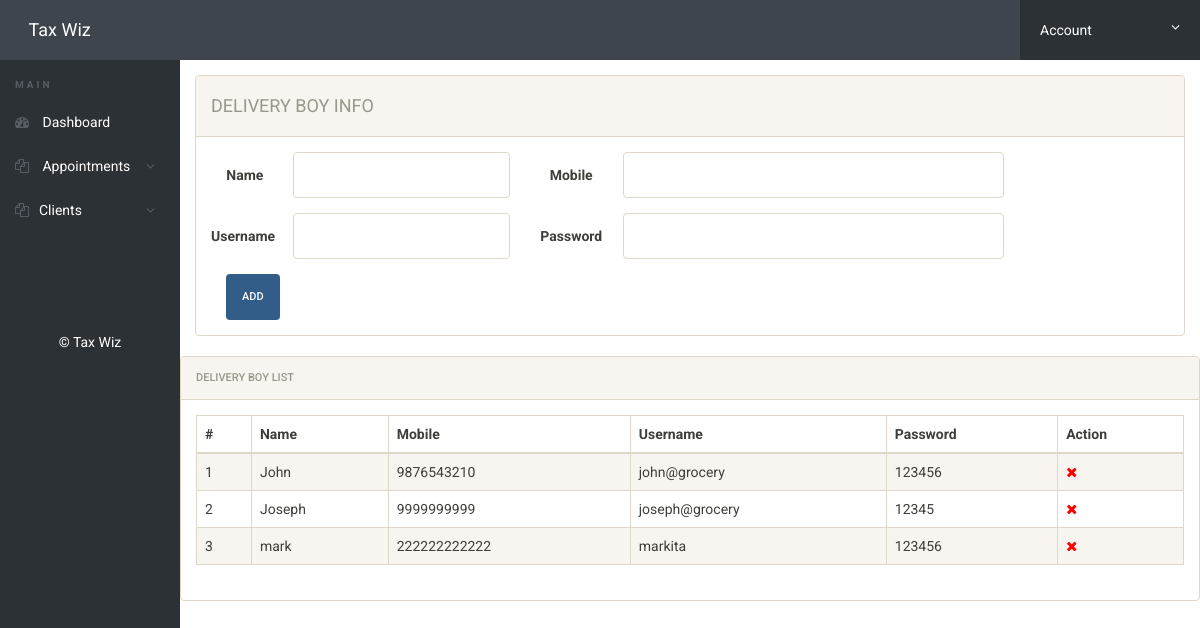
The page /deliveryboy.php (signed in) on the database its author committed.
### tables this page shows
CREATE TABLE `deliveryboy` (
  `id` int(11) NOT NULL,
  `dname` varchar(100) NOT NULL,
  `dmobile` varchar(100) NOT NULL,
  `dusername` varchar(100) NOT NULL,
  `dpassword` varchar(100) NOT NULL
);

### deliveryboy.php (the view, shortened to what this page needs)
<?php
include('includes/config.php');
if(strlen($_SESSION['ScUriTe'])==0)
{
header('location:index.php');
}
else{
?>
<!doctype html>
<html lang="en" class="no-js">
  <head>
    <link rel="stylesheet" href="css/font-awesome.min.css">
    <link rel="stylesheet" href="css/bootstrap.min.css">
    <link rel="stylesheet" href="css/dataTables.bootstrap.min.css">
    <link rel="stylesheet" href="css/bootstrap-social.css">
    <link rel="stylesheet" href="css/bootstrap-select.css">
    <link rel="stylesheet" href="css/fileinput.min.css">
    <link rel="stylesheet" href="css/awesome-bootstrap-checkbox.css">
    <link rel="stylesheet" href="css/style.css">
  </head>
  <body>
    <?php include('includes/header.php');?>
    <div class="ts-main-content">
      <?php include('includes/leftbar.php');?>
      <div class="content-wrapper">
        <div class="container-fluid">
          <div class="row">
            <div class="col-md-12">
              <div class="row">
                <div class="col-md-12">
                  <div class="panel panel-default">
                    <div class="panel-heading">
                      <h4>Delivery Boy Info
                      </h4>
                    </div>
                    <div class="panel-body">
                      <form method="post" class="form-horizontal">
                        <div class="form-group">
                            <label class="col-sm-1 control-label">Name
                            </label>
                            <div class="col-sm-3">
                              <input type="text" class="form-control" name="dname" required>
                            </div>
                            <label class="col-sm-1 control-label">Mobile
                            </label>
                            <div class="col-sm-5">
                              <input type="text" class="form-control" name="dmobile" required>
                            </div>
                          </div>
                          <div class="form-group">
                          <label class="col-sm-1 control-label">Username
                          </label>
                          <div class="col-sm-3">
                            <input type="text" class="form-control" name="dusername" required>
                          </div>
                          <label class="col-sm-1 control-label">Password
                          </label>
                          <div class="col-sm-5">
                            <input type="text" class="form-control" name="dpassword" required>
                          </div>
                          </div>
                          <div class="col-sm-2">
                            <button class="btn btn-primary" name="submit" type="submit">ADD
                            </button>
                          </div>
                        </div>
                    </div>
                  </div>
                </div>
              </div>
            </div>
          </div>
          <div class="panel panel-default">
            <div class="panel-heading">Delivery Boy List
            </div>
            <div class="panel-body">
              <table class="display table table-striped table-bordered table-hover" cellspacing="0" width="100%">
                <thead>
                  <tr>
                    <th>#
                    </th>
                    <th>Name
                    </th>
                    <th>Mobile
                    </th>
                    <th>Username
                    </th>
                    <th>Password
                    </th>
                    <th>Action
                    </th>
                  </tr>
                </thead>
                <tbody>
                  <?php $sql = "SELECT * from deliveryboy";
                      $query = $dbh -> prepare($sql);
                      $query->execute();
                      $results=$query->fetchAll(PDO::FETCH_OBJ);
                      $cnt=1;
                      if($query->rowCount() > 0)
                      {
                      foreach($results as $result)
                      {				?>
                  <tr>
                    <td>
                      <?php echo htmlentities($cnt);?>
                    </td>
                    <td>
                      <?php echo htmlentities($result->dname);?>
                    </td>
                    <td>
                      <?php echo htmlentities($result->dmobile);?>
                    </td>
                    <td>
                      <?php echo htmlentities($result->dusername);?>
                    </td>
                    <td>
                      <?php echo htmlentities($result->dpassword);?>
                    </td>
                    <td>
                      <a href="deliveryboy.php?del=<?php echo $result->id;?>" onclick="return confirm('Do you want to delete');">
                        <i class="fa fa-close" style="color:red">
                        </i>
                      </a>
                    </td>
                  </tr>
                  <?php $cnt=$cnt+1; }} ?>
                </tbody>
              </table>
            </div>
          </div>
        </div>
      </div>
  </body>
</html>
<?php } ?>

### css/style.css (style rules this page uses)
html { font-size: 14px; }
@media only screen and (min-width: 480px) { html { font-size: 17px; } }
@media only screen and (min-width: 768px) { html { font-size: 14px; } }
body { font-size: 1em; }
a { color: #37a6c4; }
.btn { font-family: 'Roboto', sans-serif; }
.panel { overflow: hidden; }
.btn { text-transform: none; }
.ts-main-content .content-wrapper { padding-top: 15px; margin-top: 60px; }
@media only screen and (min-width: 992px) { .ts-main-content .content-wrapper { margin-left: 180px; } }

### rows shown on the page
deliveryboy: dname "John", dmobile "9876543210", dusername "john@grocery", dpassword "123456"
deliveryboy: dname "Joseph", dmobile "9999999999", dusername "joseph@grocery", dpassword "12345"
deliveryboy: dname "mark", dmobile "222222222222", dusername "markita", dpassword "123456"
